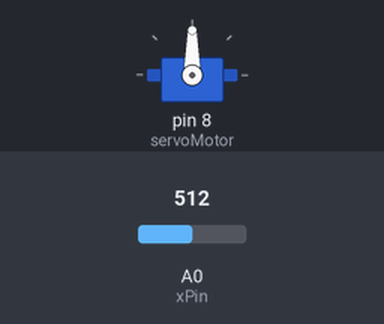
Bench run of a sketch on a simulated Arduino Uno, built with avr-gcc and run on an emulated ATmega328P. Parts: servo. The inputs (shaded band) are chosen by the test bench; at power-on: A0 (xPin) = 512. What the sketch prints to the serial monitor is not drawn.

Above: at 1.2 s.
1.3 s: A0 (xPin) set to 1011
3.0 s: A0 (xPin) set to 1023
At 4.5 s:
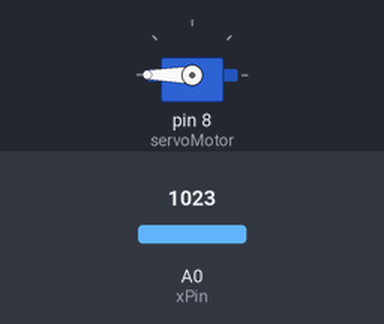
4.8 s: A0 (xPin) set to 0
At 5.8 s:
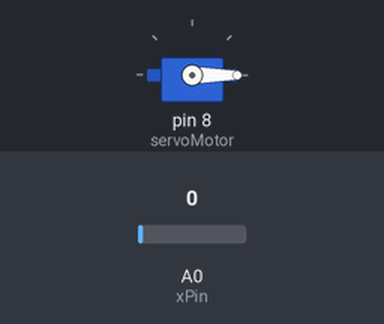
Timing chart, 0 to 7.8 s (numbered marks = the images above; inputs shaded):
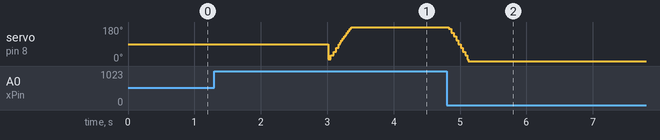

The sketch:

control_servo_joystick.ino
```cpp
#include <Servo.h>
Servo servoMotor;
int xPin = A0;


int contador1 = 0;
int xPosition = 0;


void setup()
{

  Serial.begin(9600);
  pinMode(xPin, INPUT);

  servoMotor.attach(8);

}

void loop()
{
  xPosition = analogRead(xPin);


  if (xPosition == 0 && contador1 >= 0)
  {
    contador1 = contador1 - 10;
    servoMotor.write(contador1);
  }
  if (xPosition == 1023 && contador1 <= 180)
  {
    contador1 = contador1 + 10;
    servoMotor.write(contador1);
  }

  Serial.print("contador: ");
  Serial.print(contador1);
  Serial.print("X: ");
  Serial.print(xPosition);


}
```

Measured:
- the behaviour switches between 1022 and 1023 on A0 (xPin) (found by bisection; images 0 and 1)
- after the input at 1.3 s, every drawn part: stays the same
- after the input at 4.8 s, servo on pin 8 (servoMotor): moves from 180° to 0° over 0.29 s, starting at once
